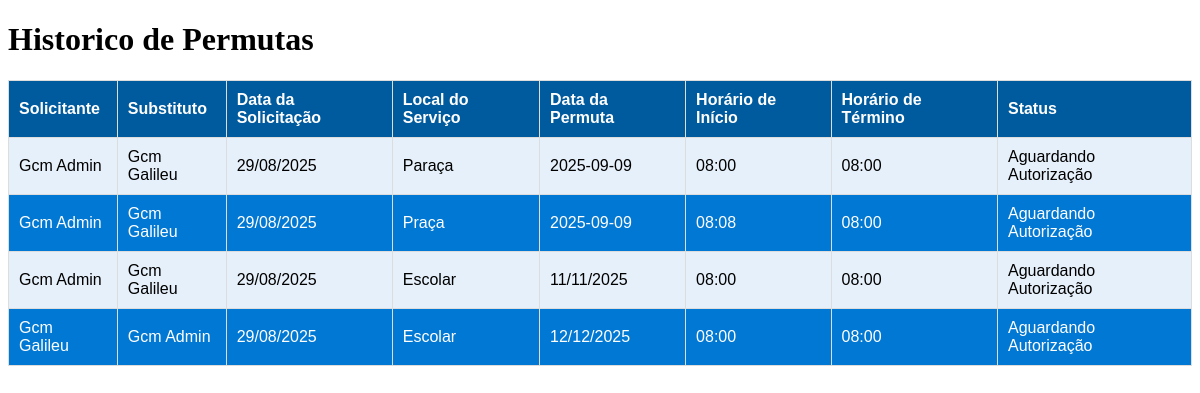
Screenshot of /historicopermuta (signed in) with the database file from the repository.
### app/models.py (models this page shows)
class Permuta(db.Model):
    __tablename__ = 'permutas'
    id = db.Column(db.Integer, primary_key=True)
    data_solicitacao = db.Column(db.String(20), nullable=True)
    solicitante = db.Column(db.String(30), nullable=True)
    data_da_permuta = db.Column(db.String(20), nullable=True)
    local_servico = db.Column(db.String(30), nullable=True)
    horario_inicio = db.Column(db.String(20), nullable=True)
    horario_termino = db.Column(db.String(20), nullable=True)
    substituto = db.Column(db.String(30), nullable=True)
    autorizacao = db.Column(db.Integer, default=0)

### app/routes.py (the view)
@app.route('/historicopermuta', methods=['GET'])
def historico_permuta():
    current_user_nome = current_user.nome
    historico_nome = Permuta.query.filter_by(solicitante=current_user_nome).first()
    if historico_nome and historico_nome.substituto:
        historico = Permuta.query.all()
    else:
        historico = 0
    return render_template('historico_permuta.html', historico=historico)

### app/models.py (called while the page is built)
@lm.user_loader
def load_user(user_id):
    return Cadastro.query.get(user_id)

### app/templates/historico_permuta.html (shortened to what this page needs)
<!DOCTYPE html>
<html lang="pt-br">
<head>
    <link rel="stylesheet" href="{{url_for('static', filename='historico_permuta.css')}}">
</head>
<body>
    <h1>Historico de Permutas</h1>
        <table>
            <thead>
                <tr>
                    <th>Solicitante</th>
                    <th>Substituto</th>
                    <th>Data da Solicitação</th>
                    <th>Local do Serviço</th>
                    <th>Data da Permuta</th>
                    <th>Horário de Início</th>
                    <th>Horário de Término</th>
                    <th>Status</th>
                </tr>
            </thead>
            <tbody>
                {% if historico != 0 %}
                    {% for permuta in historico %}
                        <tr>
                            <td>Gcm {{ permuta.solicitante.capitalize()}}</td>
                            <td>Gcm {{permuta.substituto.capitalize()}}</td>
                            <td>{{permuta.data_solicitacao}}</td>
                            <td>{{permuta.local_servico.capitalize()}}</td>
                            <td>{{permuta.data_da_permuta}}</td>
                            <td>{{permuta.horario_inicio}}</td>
                            <td>{{permuta.horario_termino}}</td>
                            {% if permuta.autorizacao == 0 %}
                                <td>Aguardando Autorização</td>
                            {% elif permuta.autorizacao == 1 %}
                                <td>Deferido</td>
                            {% endif %}
                        </tr>
                    {% endfor %}
                {% else %}
                        <tr>
                            <td colspan="7">Nenhuma permuta solicitada</td>
                        </tr>
                {% endif %}
            </tbody>
        </table>
</body>
</html>

### app/static/historico_permuta.css (style rules this page uses)
table { width: 100%; border-collapse: collapse; font-family: Arial, sans-serif; }
th, td { border: 1px solid #ddd; padding: 10px; text-align: left; }
th { background-color: #005A9E; color: white; }
tr:nth-child(even) { background-color: #0078D4; color: white; }
tr:nth-child(odd) { background-color: #E6F0FA; }

### rows the page displays
Permuta: solicitante "Admin", substituto "Galileu", data_solicitacao "29/08/2025", local_servico "Paraça", data_da_permuta "2025-09-09", horario_inicio "08:00", horario_termino "08:00", autorizacao "Aguardando Autorização"
Permuta: solicitante "Admin", substituto "Galileu", data_solicitacao "29/08/2025", local_servico "Praça", data_da_permuta "2025-09-09", horario_inicio "08:08", horario_termino "08:00", autorizacao "Aguardando Autorização"
Permuta: solicitante "Admin", substituto "Galileu", data_solicitacao "29/08/2025", local_servico "Escolar", data_da_permuta "11/11/2025", horario_inicio "08:00", horario_termino "08:00", autorizacao "Aguardando Autorização"
Permuta: solicitante "Galileu", substituto "Admin", data_solicitacao "29/08/2025", local_servico "Escolar", data_da_permuta "12/12/2025", horario_inicio "08:00", horario_termino "08:00", autorizacao "Aguardando Autorização"
